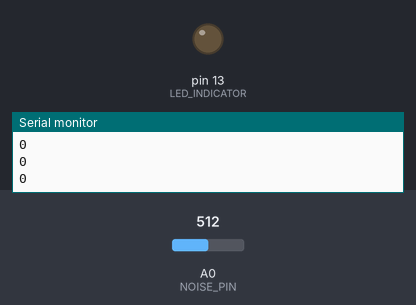
This sketch was run on a simulated Arduino Uno, built with avr-gcc and run on an emulated ATmega328P. On the bench: output pins drawn as LEDs (lit = HIGH), the last lines printed to the serial monitor. Inputs (shaded band) come from the test bench; at power-on: A0 (NOISE_PIN) = 512.

Above: at 1.4 s.
1.5 s: A0 (NOISE_PIN) set to 1023
At 2.2 s:
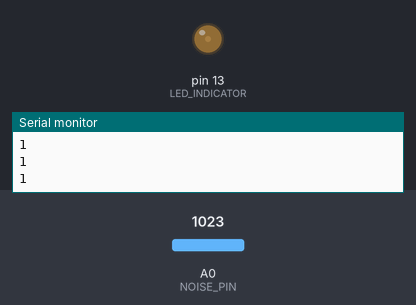
4.5 s: A0 (NOISE_PIN) set to 900
6.0 s: A0 (NOISE_PIN) set to 511
At 6.71 s:
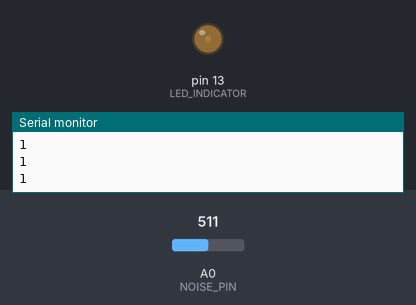
9.0 s: A0 (NOISE_PIN) set to 306
Timing chart, 0 to 11.5 s (numbered marks = the images above; inputs shaded):
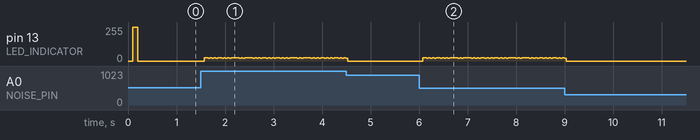

The sketch:

QuantumRNG.ino
```cpp
/**
 * Quantum Random Number Generator for Arduino
 *
 * This sketch generates quantum random bits from electronic noise
 * in a reverse-biased semiconductor junction (LED or photodiode).
 *
 * Circuit:
 * - Connect a photodiode or LED (anode to analog pin, cathode to ground)
 * - Add a 1MΩ pull-up resistor from 5V to the analog pin
 * - Optional: Add light shielding to improve noise quality
 *
 * The analog pin reads quantum noise from the semiconductor junction,
 * and the least significant bit is extracted to create random bits.
 */

const int NOISE_PIN = A0;       // Analog pin for noise source
const int SAMPLE_DELAY = 10;    // Delay between samples (milliseconds)
const int LED_INDICATOR = 13;   // Built-in LED for status

void setup() {
  Serial.begin(9600);// Initialize serial communication
  while (!Serial) {
    ; // Wait for serial port to connect
  }

  pinMode(LED_INDICATOR, OUTPUT);
  pinMode(NOISE_PIN, INPUT);

  randomSeed(analogRead(NOISE_PIN));

  for (int i = 0; i < 10; i++) {
    analogRead(NOISE_PIN);
    delay(10);
  }

  digitalWrite(LED_INDICATOR, HIGH);
  delay(100);
  digitalWrite(LED_INDICATOR, LOW);

  Serial.println("Arduino Quantum RNG ready");
}

void loop() {
  // Read analog value (contains quantum noise in LSBs)
  int analogValue = analogRead(NOISE_PIN);

  // Extract the least significant bit (quantum noise)
  int randomBit = analogValue & 1;

  // Send the bit over serial
  Serial.println(randomBit);

  // Visual indicator when sending a 1
  if (randomBit == 1) {
    digitalWrite(LED_INDICATOR, HIGH);
    delay(1);
    digitalWrite(LED_INDICATOR, LOW);
  }

  // Wait before next sample
  delay(SAMPLE_DELAY);
}
```

Measured:
- after the input at 1.5 s, pin 13 (LED_INDICATOR): 0/255 → 26/255 after 0.07 s, then moves between 19/255 and 26/255, repeating every 1.2 s
- after the input at 6.0 s, pin 13 (LED_INDICATOR): 0/255 → 26/255 after 0.07 s, then moves between 19/255 and 26/255, repeating every 1.2 s
